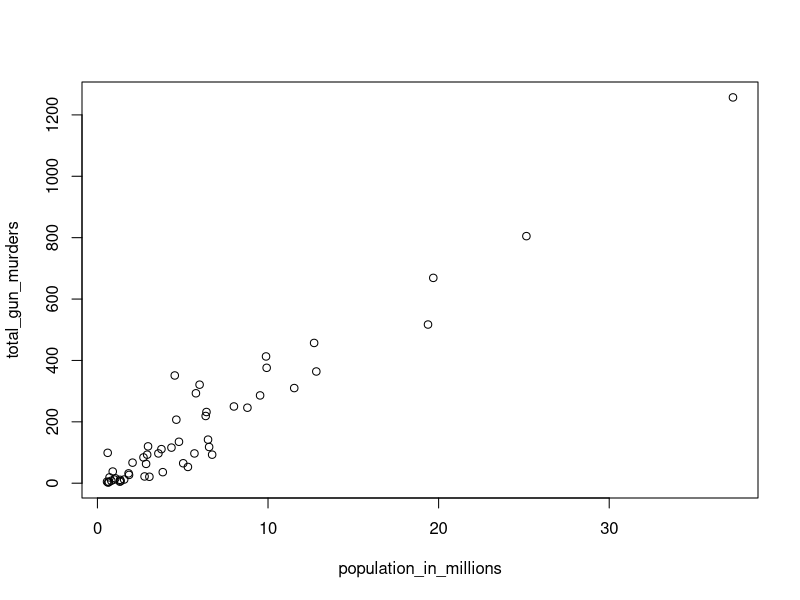
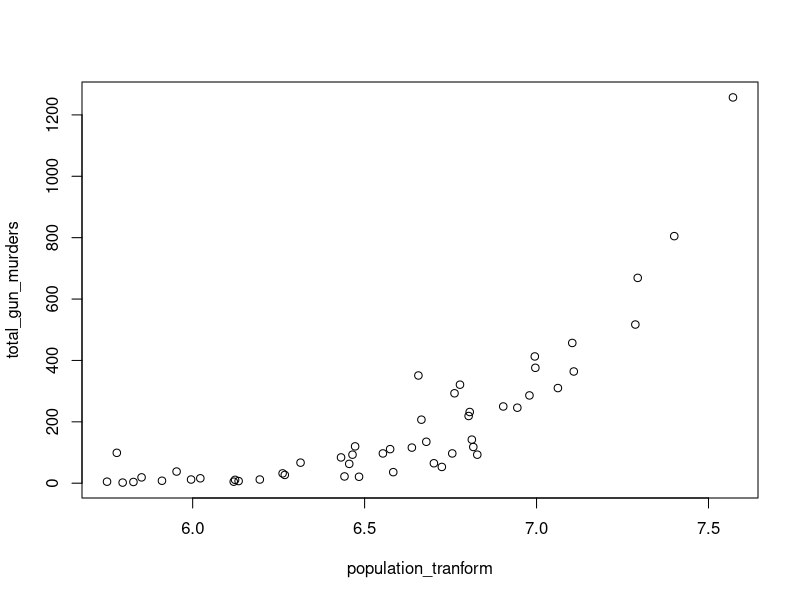
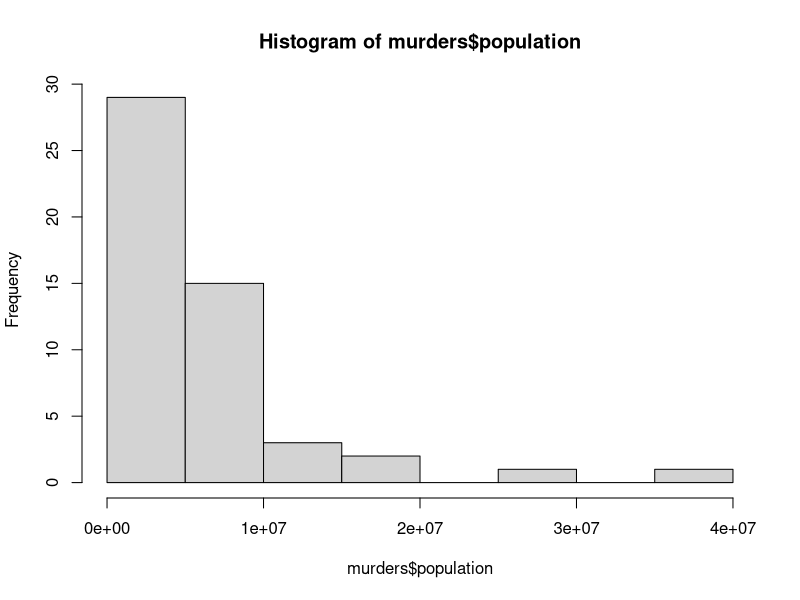
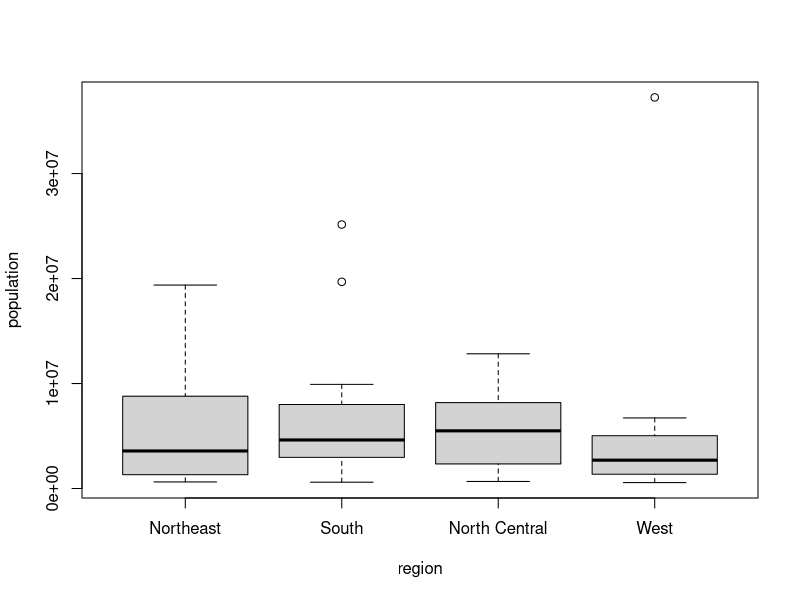

Reproduce these figures in R, in order.
## ---- chunk 1
knitr::opts_chunk$set(echo = TRUE)
## ---- chunk 2
library(dslabs)
data(murders)
## ---- chunk 3
pop <- murders$population
pop <- sort(pop)
print(pop[1])
## ---- chunk 4
print(order(murders$population)[1])
## ---- chunk 5
print(which.min(murders$population))
## ---- chunk 6
murders$state[which.min(murders$population)] 
## ---- chunk 7
temp <- c(35, 88, 42, 84, 81, 30)
city <- c("Beijing", "Lagos", "Paris", "Rio de Janeiro",
"San Juan", "Toronto")
city_temps <- data.frame(name = city, temperature = temp) 
## ---- chunk 8
ranks <- rank(city_temps)
my_df <- data.frame(name = city, rank = ranks) 
print(my_df)
## ---- chunk 9
index <- order(city_temps$temperature)
my_df <- data.frame(name = city_temps$name[index], temperature = city_temps$temperature[index]) 
print(my_df)
## ---- chunk 10
population_in_millions <- murders$population/10^6
total_gun_murders <- murders$total
plot(population_in_millions, total_gun_murders) 
## ---- chunk 11
population_tranform <- log10(murders$population)
total_gun_murders <- murders$total
plot(population_tranform, total_gun_murders)
## ---- chunk 12
hist(murders$population)
## ---- chunk 13
boxplot(population~region, data = murders)
